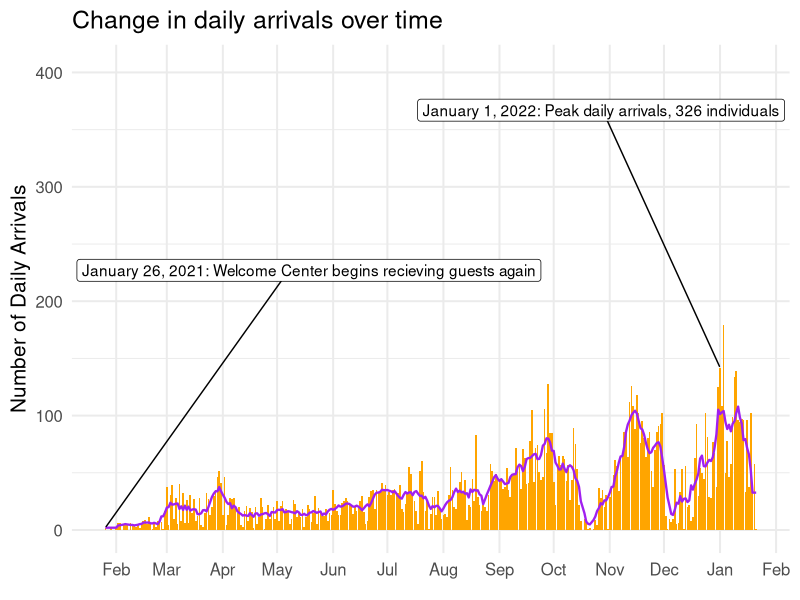
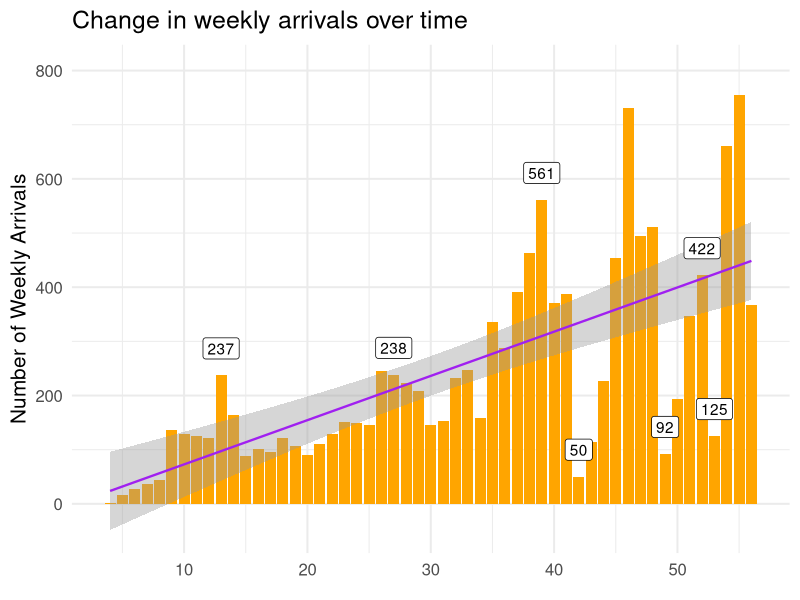
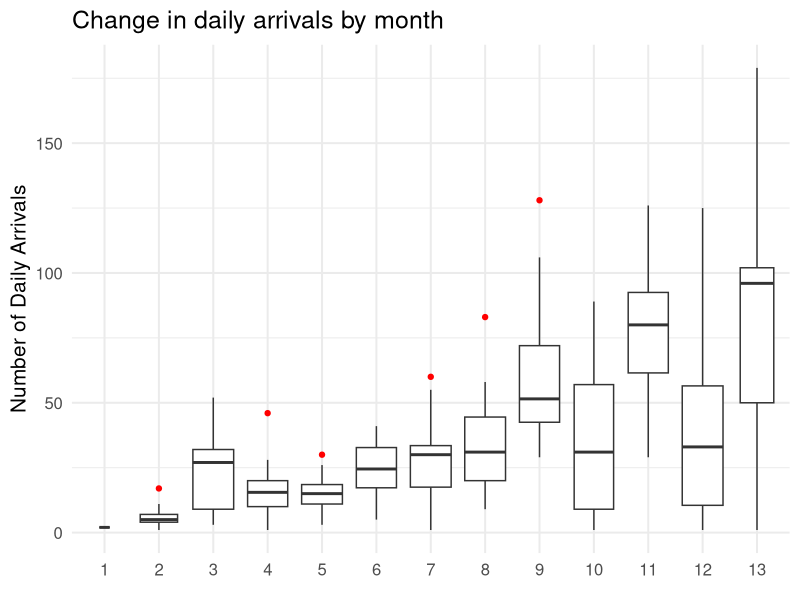
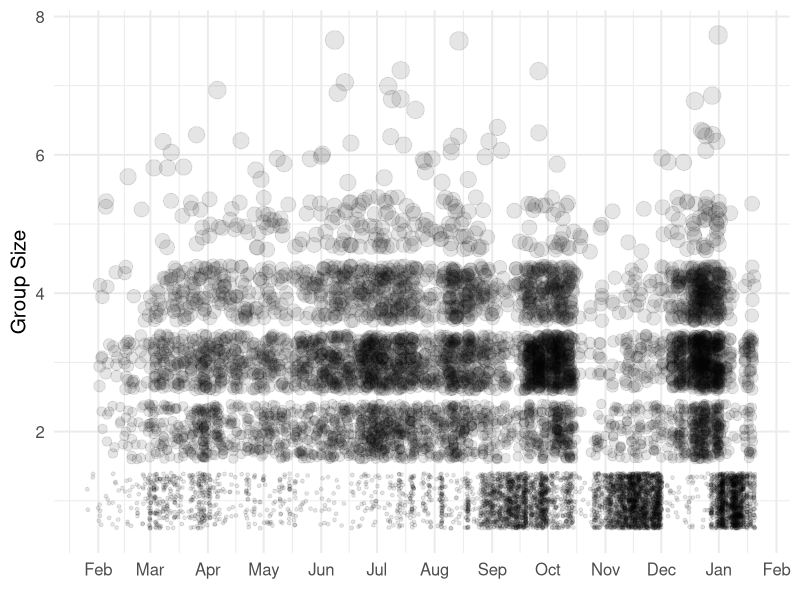
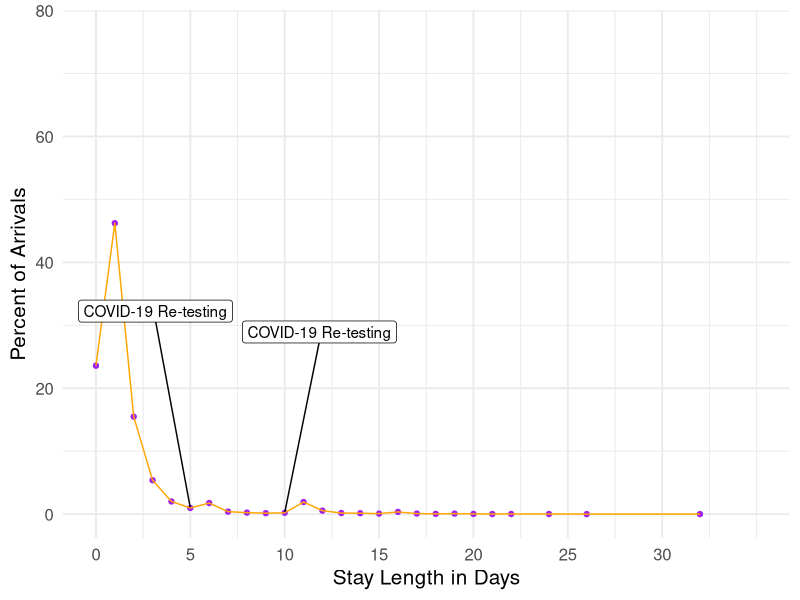
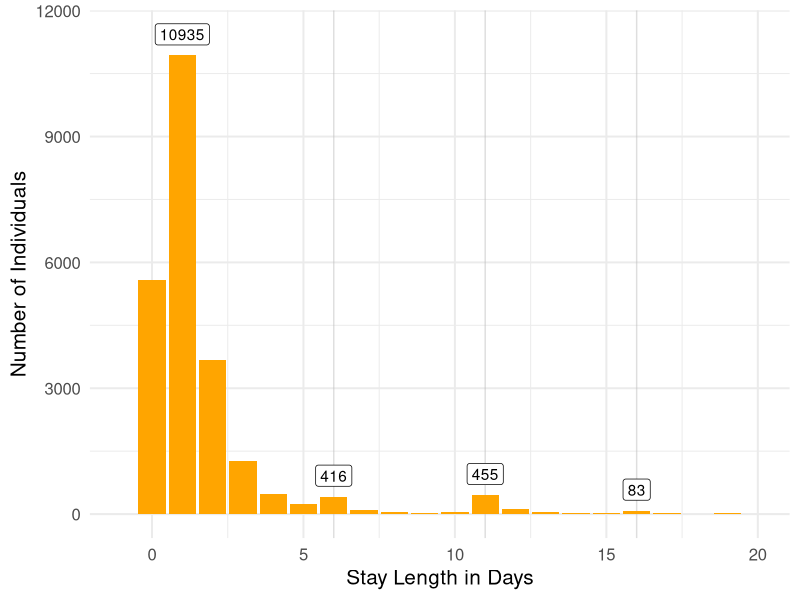
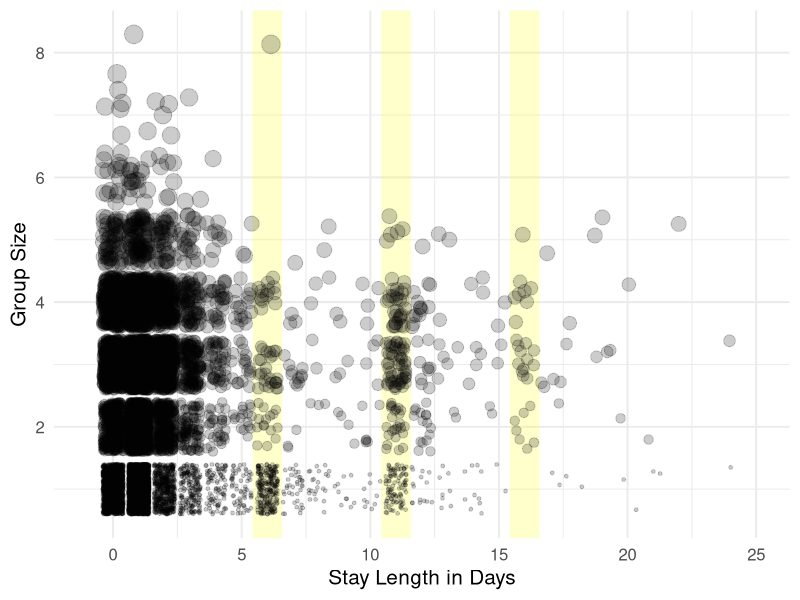
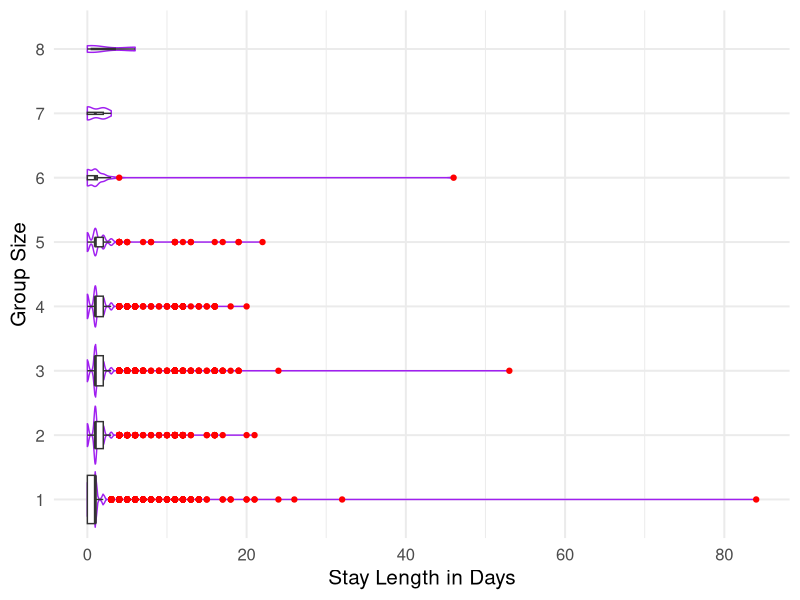

The R script that drew these images, in order:
## ---- chunk 1
library(knitr)
library(ggrepel)
library(tidyverse)
opts_chunk$set(echo = TRUE, message = FALSE, warning = FALSE)
## ---- chunk 2

arrivals_7_day <- read_csv("data/arrival_date_counts_1.20.csv")

arrivals_wkly <- read_csv("data/arrival_week_counts_1.20.csv")

individuals <- read_csv("data/individual_all_clean_1_20_22.csv") %>% 
  rename("groupID" = ...1)

stay_len_perc <- read_csv("data/stay_length_percent_1_20_22.csv")

#stay_len_gps <- read_csv("data/stay_length_percent_gps_1_20_22.csv")

groups <- read_csv("data/group_all_clean_1_20_22.csv") %>%
  filter(stay_length >= 0) %>%
  select(arrival_date, number_in_party, stay_length)


## ---- chunk 3
# set plot theme
theme_set(theme_minimal(15))

# plot daily total arrivals (bars) and individual seven-day rolling mean (line)
arrivals_7_day %>%
ggplot(aes(x = arrival_date, y = n)) +
  geom_col(fill = 'orange') +
  geom_line(aes(y = seven_avg), 
            color = 'purple', size = .8) +
  geom_label_repel(aes(label = label),
                   nudge_y = 225,
                   na.rm = TRUE) +
  labs(title = "Change in daily arrivals over time",
       x = element_blank(), 
       y = "Number of Daily Arrivals") +
  scale_x_date(date_breaks = "1 month", 
               date_labels = "%b",
               date_minor_breaks = "1 year") # get rid of FEB on right
## ---- chunk 4
# weekly arrivals barplot with linear regression
arrivals_wkly %>%
  ggplot(aes(x = week_number, y = n)) +
  geom_bar(stat = "identity", 
           fill = 'orange') +
  geom_smooth(method = "lm", formula = y ~ x, 
              color = 'purple', size=.8) +
  geom_label(aes(label = label),
             nudge_y = 50,
             na.rm = TRUE) +
  labs(title = "Change in weekly arrivals over time", 
       x = element_blank(),
       y = "Number of Weekly Arrivals")
## ---- chunk 5
# Monthly arrivals boxplot
arrivals_7_day %>% #weekly arrivals by month boxplots
  mutate(arrival_month = factor(arrival_month)) %>%
  ggplot(aes(x = arrival_month, y = n)) +
  geom_boxplot(varwidth = TRUE, 
               outlier.color = "red") +
  #geom_label(aes(label = arrivals_7_day %>% count(arrival_month) %>% pull(mean(n)))) +
  labs(title = "Change in daily arrivals by month", 
       x = element_blank(), 
       y = "Number of Daily Arrivals") 
## ---- chunk 6
# plot group size trends over time
groups %>% 
  ggplot(aes(x = arrival_date, 
             y = number_in_party)) +
  geom_jitter(aes(size = number_in_party), 
              alpha = .1, na.rm = TRUE, 
              show.legend = FALSE) +
  scale_x_date(date_breaks="1 month", 
               date_labels="%b") +
  labs(x = element_blank(), y = "Group Size") 

## ---- chunk 7
# plot stay length percentages
stay_len_perc %>%
  ggplot(aes(x = stay_length, 
             y = percent)) +
  geom_point(color = "purple", group = 1, na.rm = TRUE) +
  geom_line(color = "orange", na.rm = TRUE) +
  geom_label_repel(aes(label = label), 
                   nudge_y = 30,
                   na.rm = TRUE) + 
  labs(x = "Stay Length in Days", 
       y = "Percent of Arrivals") +
  scale_x_continuous(breaks = c(0, 5, 10 , 15, 20, 25, 30), 
                     limits = c(0,35))
## ---- chunk 8
# plot stay length counts
stay_len_perc %>% #filter out mistakes in recording year (negative values)
  ggplot(aes(x = stay_length, y = n)) +
  geom_vline(xintercept = 6, size = .5, alpha = .5, color = "grey") +
  geom_vline(xintercept = 11, size = .5, alpha = .5, color = "grey") +
  geom_vline(xintercept = 16, size = .5, alpha = .5, color = "grey") +
  geom_col(fill = "orange", 
           na.rm = TRUE) +
  geom_label(aes(label = peak),
             nudge_y = 500,
             na.rm = TRUE) +
  labs(x = "Stay Length in Days", 
       y = "Number of Individuals") +
  scale_x_continuous(breaks = c(0, 5, 10 , 15, 20), 
                     limits = c(-1, 20))
## ---- chunk 9
# Look at distribution of group sizes for stays from 0-30 days
groups %>% 
  ggplot(aes(x = stay_length, 
             y = number_in_party)) +
  geom_vline(xintercept = 6, size = 10, alpha = .2, color = "yellow") +
  geom_vline(xintercept = 11, size = 10, alpha = .2, color = "yellow") +
  geom_vline(xintercept = 16, size = 10, alpha = .2, color = "yellow") +
  geom_jitter(aes(size = number_in_party), 
              show.legend = FALSE, 
              alpha = .2, na.rm = TRUE) +
  xlim(-1, 25) +   # align x-axis
  labs(y = "Group Size", 
       x = "Stay Length in Days")
## ---- chunk 10
# box plots of stay lengths for various group sizes
groups  %>% 
  ggplot(aes(x = stay_length, 
             y = factor(number_in_party))) +
  geom_violin(aes(group = number_in_party), 
              color = "purple") +
  geom_boxplot(varwidth = TRUE, 
               outlier.color = "red")  + # zoom in on plot because there are a few distant outliers
  labs(x = "Stay Length in Days",
       y = "Group Size") 
